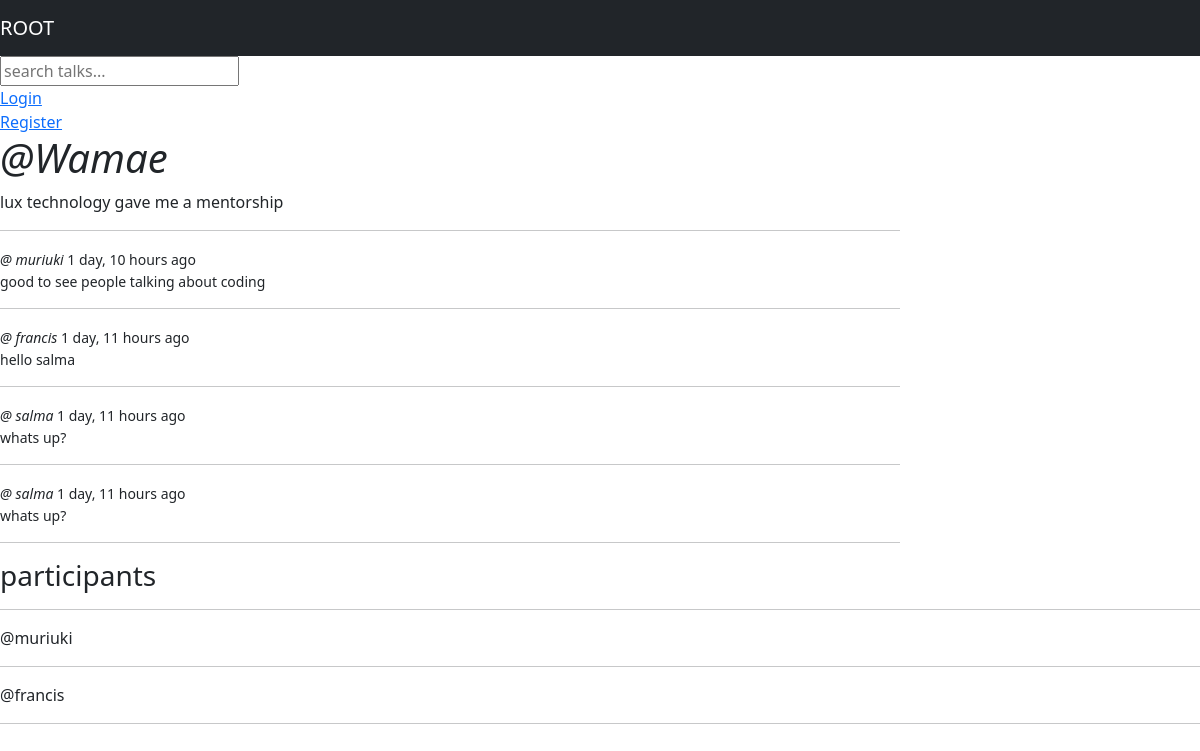
/room/9/, run on the app's committed database.
### base/models.py (models this page shows, shortened)
class Discussion(models.Model):
    name=models.CharField(max_length=200)
    host=models.ForeignKey(User,on_delete=models.SET_NULL,null=True)
    topic=models.ForeignKey(Topic,on_delete=models.SET_NULL,null=True)
    description=models.TextField(null=True,blank=True)
    participants=models.ManyToManyField(User,related_name='participants',blank=True)
    timeUpdated=models.DateTimeField(auto_now=True)
    timeCreated=models.DateTimeField(auto_now_add=True)
    class Meta:
        ordering=['-timeCreated','-timeUpdated']

class  Blog(models.Model):
    user=models.ForeignKey(User,on_delete=models.CASCADE)
    discuss=models.ForeignKey(Discussion,on_delete=models.CASCADE)
    body=models.TextField()
    timeUpdated=models.DateTimeField(auto_now=True)
    timeCreated=models.DateTimeField(auto_now_add=True)
    class Meta:
        ordering=['-timeCreated','-timeUpdated']

### base/views.py (the view, shortened to what this page needs)
# urls.py: path('room/<str:primaryKey>/',views.room,name='room'),
def  room(request,primaryKey):
    discuss=Discussion.objects.get(id=primaryKey)
    blog_messages= discuss.blog_set.all()
    participants=discuss.participants.all()
    context={'discuss':discuss,
    'blog_messages':blog_messages,
    'participants':participants,
    }
    return render(request,'base/room.html',context)

### base/templates/base/room.html (shortened to what this page needs)
{% extends 'main.html'%}
{% block content%}
<div class="discuss-container">
    <div>
        <h1><em> @{{discuss.name}}</em></h1>
        <p>{{discuss.description}}</p>
            <hr>
            {%  for message in blog_messages %}
            <div>
                <small>
                <em>@ {{message.user}}</em>  {{message.timeCreated|timesince}} ago<br>
                    <p>
                        {{message.body}}
                    </p>
                    <hr>
                </small>
            </div>
            {% endfor %}
        </div>
    </div>
    <div>
        <h3>participants</h3>
        <hr>
        {% for user in participants%}
        <div >
            <p>@{{ user.username}}</p>
        </div>
        <hr>
        {%endfor%}
    </div>
{% endblock content%}

### base/static/styles/main.css (style rules this page uses)
body { background-color: aliceblue; padding: 0%; margin: 0%; }

### base/templates/base/room.html (style rules this page uses)
.discuss-container { display: grid; grid-template-columns: 3fr 1fr; }

### data on the page
Discussion: name "Wamae", description "lux technology gave me a mentorship"
Blog: user "muriuki", timeCreated "1 day, 10 hours", body "good to see people talking about coding"
Blog: user "francis", timeCreated "1 day, 11 hours", body "hello salma"
Blog: user "salma", timeCreated "1 day, 11 hours", body "whats up?"
Blog: user "salma", timeCreated "1 day, 11 hours", body "whats up?"

### other printed values
{{ user.username }} "muriuki"
{{ user.username }} "francis"
